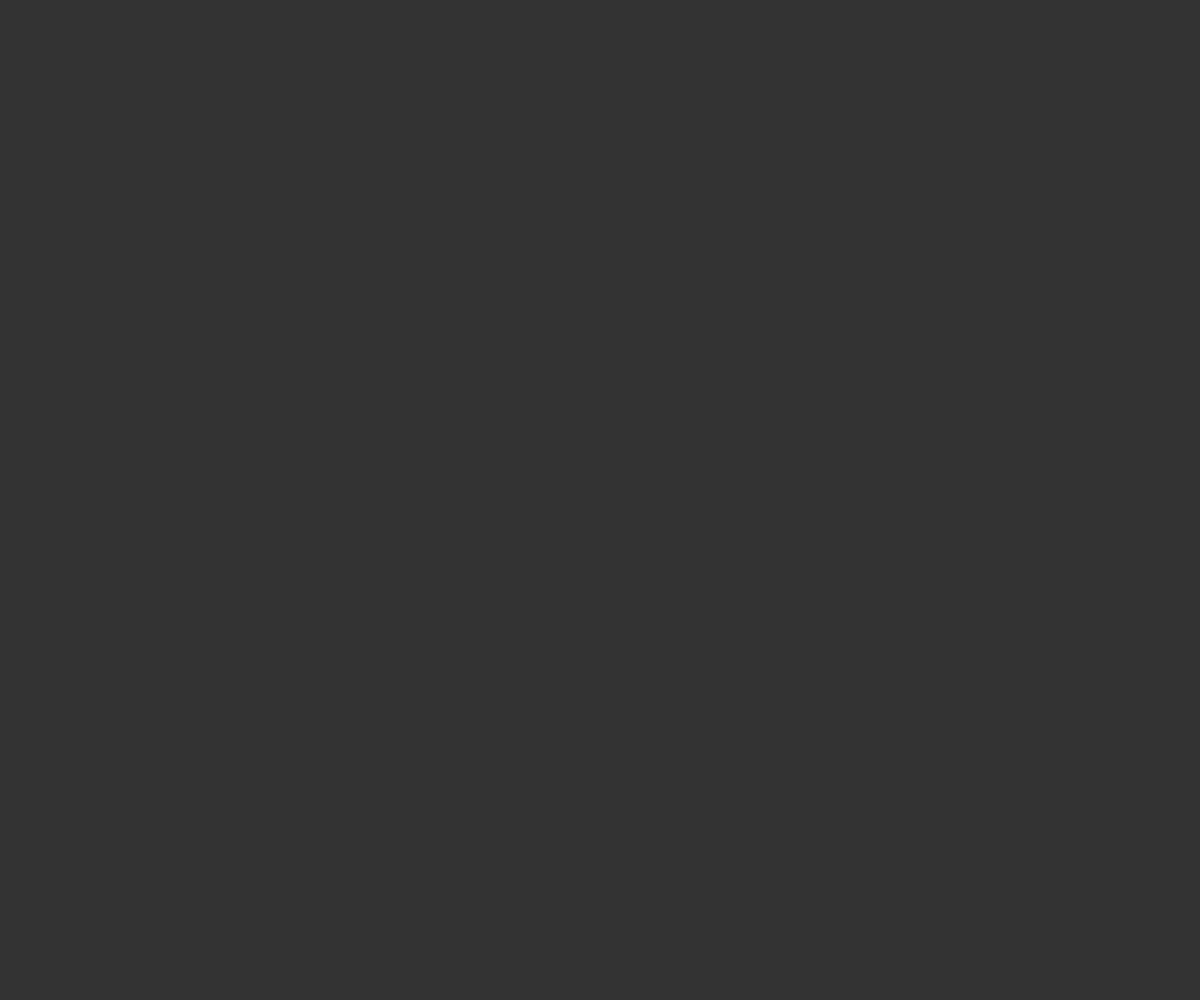
Frame 1 (no input)
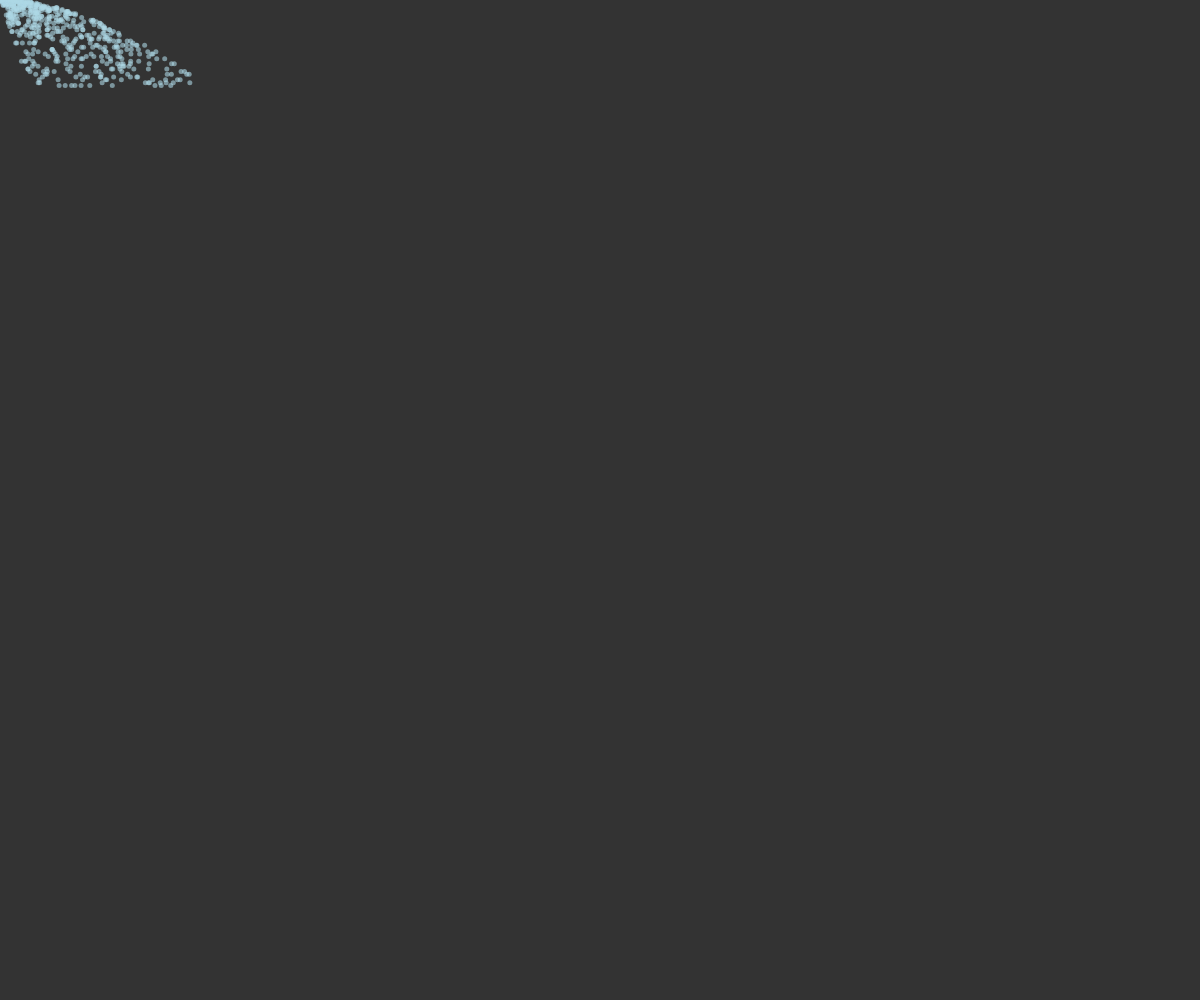
Frame 60 (no input)
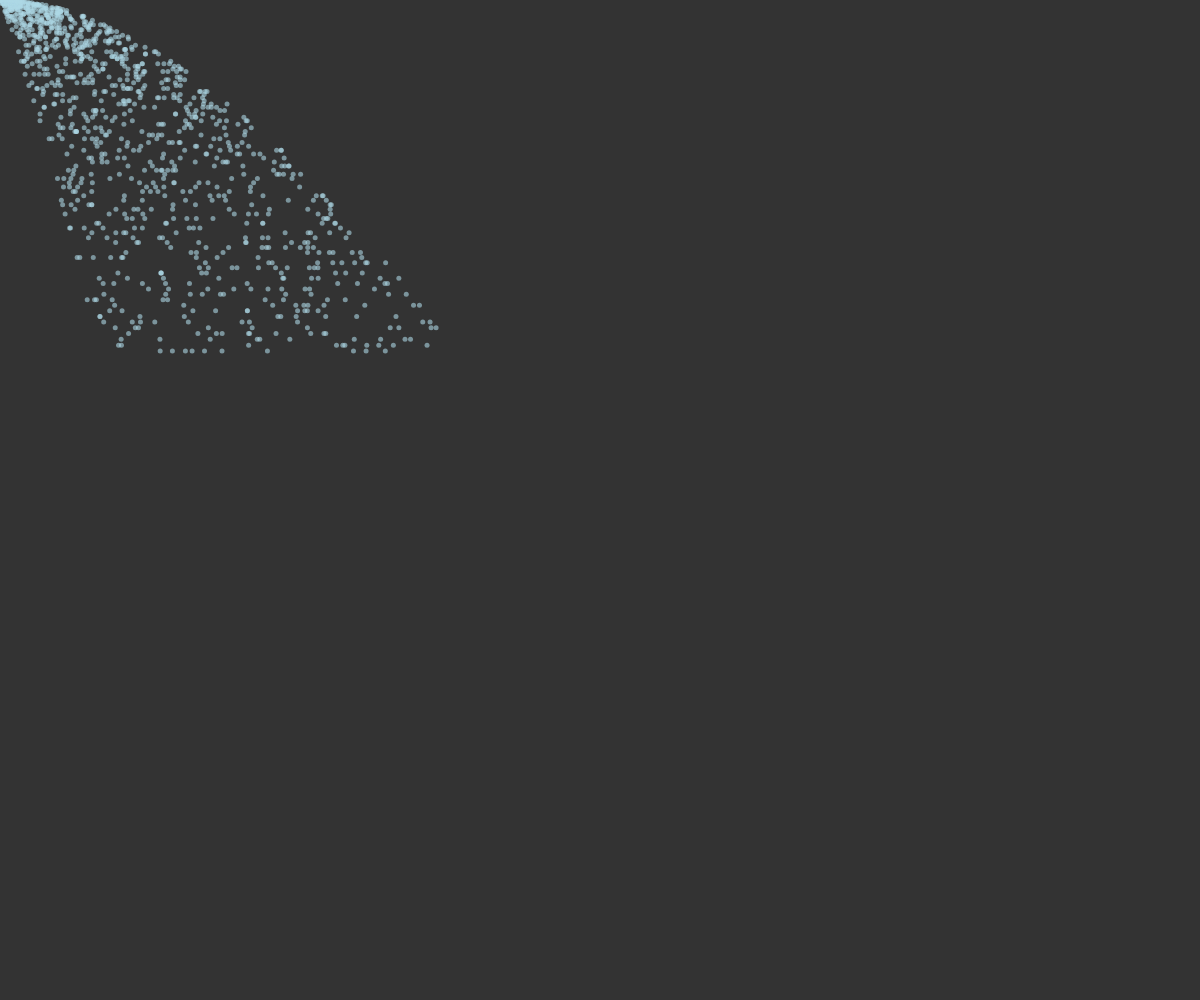
Frame 120 (the mouse pressed at the canvas centre since frame 60)

The p5.js sketch that drew these frames (run headless with seeded random() and noise() and a simulated clock; from frame 60 on, the mouse is pressed at the canvas centre):

// p5.js sketch
// ── sketch.js
let particles = [];

function setup(){
    createCanvas(windowWidth, windowHeight);
}

function draw(){
    background(51);
    particles.forEach(p => p.update());
    particles.forEach(p => p.draw());

    if(frameCount % 1 === 0){
        for(let i = 0; i < 10; i++){
            particles.push(new Particle(createVector(0, 0), createVector(random(0, 3), 0)));
        }
    }

    particles = particles.filter(p => p.pos.y <= height && p.pos.x <= width &&
                                        p.pos.y >= 0 && p.pos.x >= 0);
}
// ── Particle.js
class Particle{
    constructor(pos, dir){
        this.pos = pos;
        this.dir = dir;
        this.acc = createVector(0.02, 0.05);
    }

    draw(){
        fill(173, 216, 230, 150);
        noStroke();
        ellipse(this.pos.x, this.pos.y, 5, 5);
    }

    update(){
        if(this.pos.y < height-100 || this.dir.x <= 0) {
            this.pos.add(this.dir);
            this.dir.add(this.acc);
            this.acc.x *= 0.99;
        }else{
            this.dir.y = -random(0.6, 0.9)*this.dir.y;
            this.dir.x += random(-2, 2);
            this.pos.add(this.dir);
            this.dir.add(this.acc);
            this.acc.x *= 0.99;
        }
    }
}
